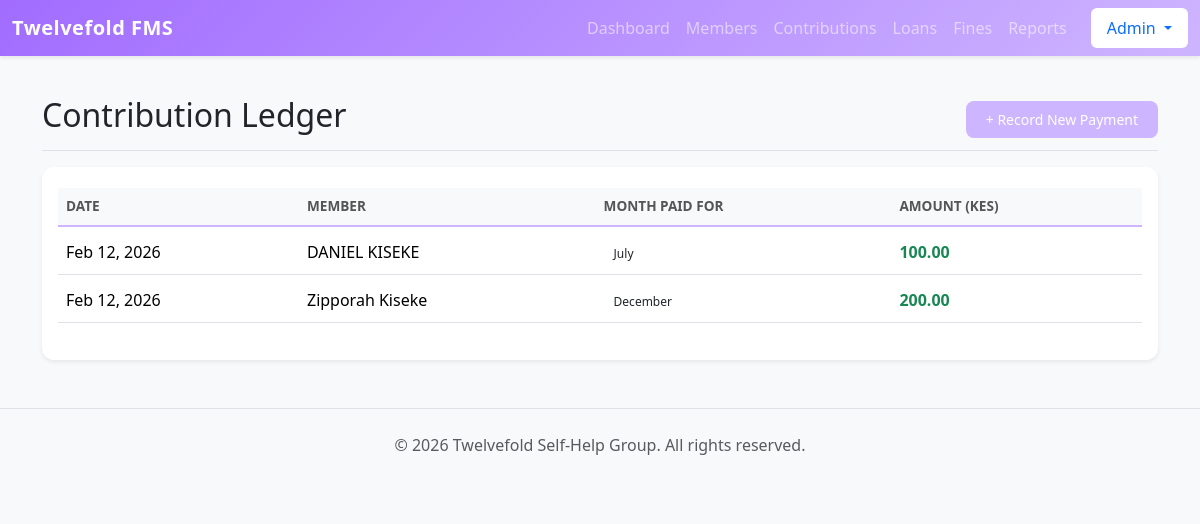
Before: /finance/contributions/ (signed in) with the older database file.
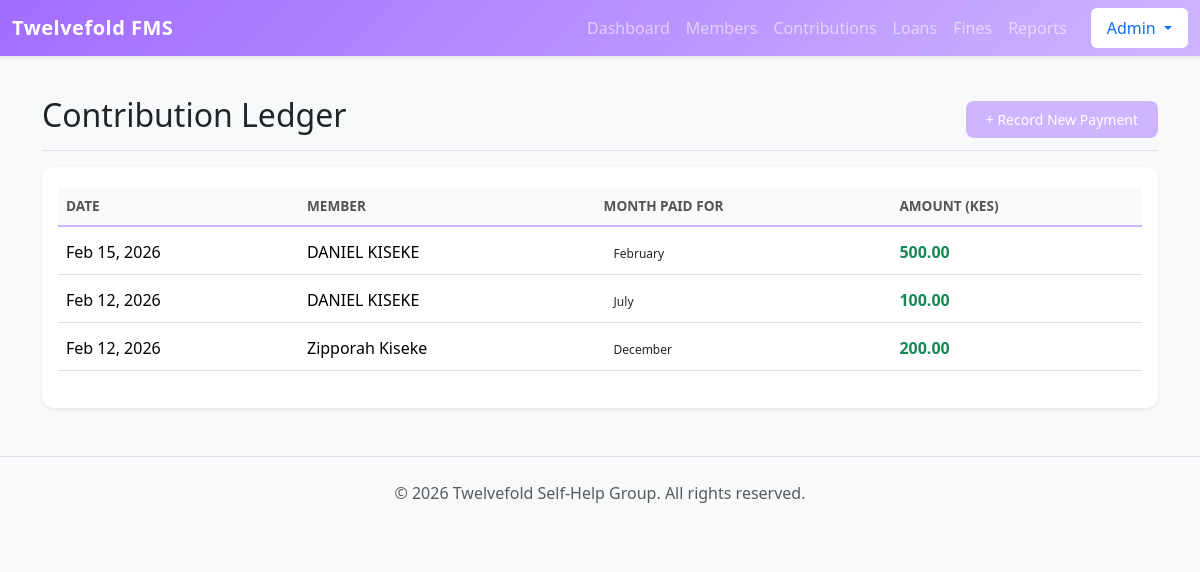
After: the same page with the newer database file.
### finance/models.py (models this page shows, shortened)
class Contribution(models.Model):
    member = models.ForeignKey(Member, on_delete=models.CASCADE)
    amount = models.DecimalField(max_digits=10, decimal_places=2)
    date = models.DateField(default=timezone.now)
    month_paid_for = models.CharField(
        max_length=20,
        choices=[
            ('January', 'January'), ('February', 'February'), ('March', 'March'),
            ('April', 'April'), ('May', 'May'), ('June', 'June'),
            ('July', 'July'), ('August', 'August'), ('September', 'September'),
            ('October', 'October'), ('November', 'November'), ('December', 'December')
        ]
    )

### members/models.py (models this page shows)
class Member(models.Model):
    first_name = models.CharField(max_length=50)
    last_name = models.CharField(max_length=50)
    phone_number = models.CharField(
        max_length=15,
        unique=True,
        help_text="Format: 07XX XXX XXX"
    )
    date_joined = models.DateField(default=timezone.now)
    monthly_contribution_amount = models.DecimalField(
        max_digits=10,
        decimal_places=2,
        default=1000.00
    )
    is_active = models.BooleanField(default=True)
    def __str__(self):
        return f"{self.first_name} {self.last_name}"
    class Meta:
        ordering = ['first_name']

### finance/views.py (the view)
# urls.py: path('contributions/', views.contribution_list, name='contribution_list'),
@login_required
def contribution_list(request):
    contributions = Contribution.objects.all().order_by('-date')
    return render(request, 'finance/contribution_list.html', {'contributions': contributions})

### templates/finance/contribution_list.html (shortened to what this page needs)
<!DOCTYPE html>
<html lang="en">
<head>
</head>
<body>
{% extends 'base.html' %}
{% block content %}
<div class="d-flex justify-content-between flex-wrap flex-md-nowrap align-items-center pt-3 pb-2 mb-3 border-bottom">
    <h1 class="h2">Contribution Ledger</h1>
    <div class="btn-toolbar mb-2 mb-md-0">
        {% if user.is_staff %}
    <a href="{% url 'add_contribution' %}" class="btn btn-sm btn-primary-custom">
        + Record New Payment
    </a>
        {% endif %}
    </div>
</div>
<div class="card shadow-sm">
    <div class="card-body">
        <div class="table-responsive">
            <table class="table table-hover">
                <thead class="table-light">
                    <tr>
                        <th>Date</th>
                        <th>Member</th>
                        <th>Month Paid For</th>
                        <th>Amount (KES)</th>
                    </tr>
                </thead>
                <tbody>
                    {% for contribution in contributions %}
                    <tr>
                        <td>{{ contribution.date|date:"M d, Y" }}</td>
                        <td>{{ contribution.member }}</td>
                        <td>
                            <span class="badge bg-accent text-dark">{{ contribution.month_paid_for }}</span>
                        </td>
                        <td class="fw-bold text-success">{{ contribution.amount }}</td>
                    </tr>
                    {% empty %}
                    <tr>
                        <td colspan="4" class="text-center text-muted py-4">
                            No contributions recorded yet.
                        </td>
                    </tr>
                    {% endfor %}
                </tbody>
            </table>
        </div>
    </div>
</div>
{% endblock %}

Changed rows visible on the page:
added Contribution: date "Feb 15, 2026", member "DANIEL KISEKE", month_paid_for "February", amount "500.00"
